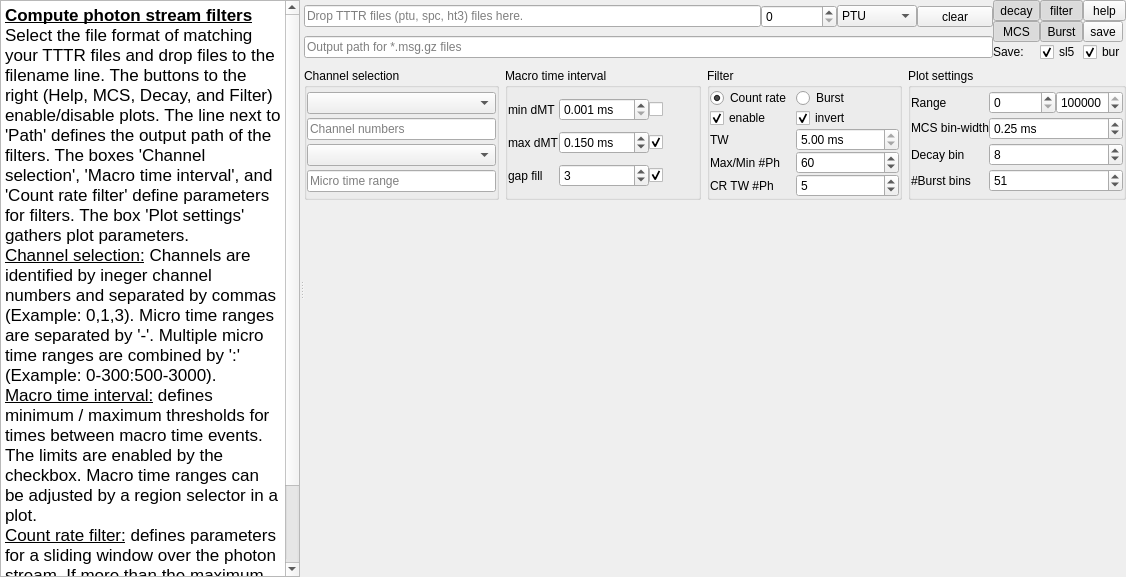
 <widget class="QWidget" name="Form">
  <property name="geometry">
   <rect>
    <x>0</x>
    <y>0</y>
    <width>1126</width>
    <height>577</height>
   </rect>
  </property>
  <property name="windowTitle">
   <string>Form</string>
  </property>
  <property name="toolTip">
   <string>Comma separated integers, e.g., &quot;0,8&quot;</string>
  </property>
  <layout class="QVBoxLayout" name="verticalLayout_2">
   <property name="spacing">
    <number>0</number>
   </property>
   <property name="leftMargin">
    <number>0</number>
   </property>
   <property name="topMargin">
    <number>0</number>
   </property>
   <property name="rightMargin">
    <number>0</number>
   </property>
   <property name="bottomMargin">
    <number>0</number>
   </property>
   <item>
    <widget class="QSplitter" name="splitter">
     <property name="orientation">
      <enum>Qt::Horizontal</enum>
     </property>
     <widget class="QTextEdit" name="textEdit">
      <property name="minimumSize">
       <size>
        <width>300</width>
        <height>0</height>
       </size>
      </property>
      <property name="readOnly">
       <bool>true</bool>
      </property>
      <property name="html">
       <string>&lt;!DOCTYPE HTML PUBLIC &quot;-//W3C//DTD HTML 4.0//EN&quot; &quot;http://www.w3.org/TR/REC-html40/strict.dtd&quot;&gt;
&lt;html&gt;&lt;head&gt;&lt;meta name=&quot;qrichtext&quot; content=&quot;1&quot; /&gt;&lt;style type=&quot;text/css&quot;&gt;
p, li { white-space: pre-wrap; }
&lt;/style&gt;&lt;/head&gt;&lt;body style=&quot; font-family:'MS Shell Dlg 2'; font-size:8.25pt; font-weight:400; font-style:normal;&quot;&gt;
&lt;p style=&quot; margin-top:0px; margin-bottom:0px; margin-left:0px; margin-right:0px; -qt-block-indent:0; text-indent:0px;&quot;&gt;&lt;span style=&quot; font-family:'.AppleSystemUIFont'; font-size:13pt; font-weight:600; text-decoration: underline;&quot;&gt;Compute photon stream filters&lt;/span&gt;&lt;/p&gt;
&lt;p style=&quot; margin-top:0px; margin-bottom:0px; margin-left:0px; margin-right:0px; -qt-block-indent:0; text-indent:0px;&quot;&gt;&lt;span style=&quot; font-family:'.AppleSystemUIFont'; font-size:13pt;&quot;&gt;Select the file format of matching your TTTR files and drop files to the filename line. The buttons to the right (Help, MCS, Decay, and Filter) enable/disable plots. The line next to 'Path' defines the output path of the filters. The boxes 'Channel selection', 'Macro time interval', and 'Count rate filter' define parameters for filters. The box 'Plot settings' gathers plot parameters.&lt;/span&gt;&lt;/p&gt;
&lt;p style=&quot; margin-top:0px; margin-bottom:0px; margin-left:0px; margin-right:0px; -qt-block-indent:0; text-indent:0px;&quot;&gt;&lt;span style=&quot; font-family:'.AppleSystemUIFont'; font-size:13pt; text-decoration: underline;&quot;&gt;Channel selection:&lt;/span&gt;&lt;span style=&quot; font-family:'.AppleSystemUIFont'; font-size:13pt;&quot;&gt; Channels are identified by ineger channel numbers and separated by commas (Example: 0,1,3). Micro time ranges are separated by '-'. Multiple micro time ranges are combined by ':' (Example: 0-300:500-3000).&lt;/span&gt;&lt;/p&gt;
&lt;p style=&quot; margin-top:0px; margin-bottom:0px; margin-left:0px; margin-right:0px; -qt-block-indent:0; text-indent:0px;&quot;&gt;&lt;span style=&quot; font-family:'.AppleSystemUIFont'; font-size:13pt; text-decoration: underline;&quot;&gt;Macro time interval:&lt;/span&gt;&lt;span style=&quot; font-family:'.AppleSystemUIFont'; font-size:13pt;&quot;&gt; defines minimum / maximum thresholds for times between macro time events. The limits are enabled by the checkbox. Macro time ranges can be adjusted by a region selector in a plot.&lt;/span&gt;&lt;/p&gt;
&lt;p style=&quot; margin-top:0px; margin-bottom:0px; margin-left:0px; margin-right:0px; -qt-block-indent:0; text-indent:0px;&quot;&gt;&lt;span style=&quot; font-family:'.AppleSystemUIFont'; font-size:13pt; text-decoration: underline;&quot;&gt;Count rate filter:&lt;/span&gt;&lt;span style=&quot; font-family:'.AppleSystemUIFont'; font-size:13pt;&quot;&gt; defines parameters for a sliding window over the photon stream. If more than the maximum defined number of photons are found in a time windows the photon is filtered. Invert inverts the filter.&lt;/span&gt;&lt;/p&gt;
&lt;p style=&quot;-qt-paragraph-type:empty; margin-top:0px; margin-bottom:0px; margin-left:0px; margin-right:0px; -qt-block-indent:0; text-indent:0px; font-family:'.AppleSystemUIFont'; font-size:13pt;&quot;&gt;&lt;br /&gt;&lt;/p&gt;&lt;/body&gt;&lt;/html&gt;</string>
      </property>
     </widget>
     <widget class="QWidget" name="widget" native="true">
      <layout class="QGridLayout" name="gridLayout_4">
       <property name="leftMargin">
        <number>0</number>
       </property>
       <property name="topMargin">
        <number>0</number>
       </property>
       <property name="rightMargin">
        <number>0</number>
       </property>
       <property name="bottomMargin">
        <number>0</number>
       </property>
       <property name="spacing">
        <number>6</number>
       </property>
       <item row="1" column="1">
        <widget class="QGroupBox" name="groupBox_2">
         <property name="sizePolicy">
          <sizepolicy hsizetype="Expanding" vsizetype="Preferred">
           <horstretch>0</horstretch>
           <verstretch>0</verstretch>
          </sizepolicy>
         </property>
         <property name="title">
          <string>Macro time interval</string>
         </property>
         <layout class="QGridLayout" name="gridLayout_3">
          <property name="leftMargin">
           <number>0</number>
          </property>
          <property name="topMargin">
           <number>0</number>
          </property>
          <property name="rightMargin">
           <number>0</number>
          </property>
          <property name="bottomMargin">
           <number>0</number>
          </property>
          <property name="spacing">
           <number>0</number>
          </property>
          <item row="0" column="0">
           <widget class="QLabel" name="label_3">
            <property name="text">
             <string>min dMT</string>
            </property>
           </widget>
          </item>
          <item row="1" column="0">
           <widget class="QLabel" name="label_7">
            <property name="text">
             <string>max dMT</string>
            </property>
           </widget>
          </item>
          <item row="1" column="1">
           <widget class="QDoubleSpinBox" name="doubleSpinBox_3">
            <property name="toolTip">
             <string>Maximum inter photon time</string>
            </property>
            <property name="suffix">
             <string> ms</string>
            </property>
            <property name="decimals">
             <number>3</number>
            </property>
            <property name="minimum">
             <double>0.001000000000000</double>
            </property>
            <property name="maximum">
             <double>999.990000000000009</double>
            </property>
            <property name="value">
             <double>0.150000000000000</double>
            </property>
           </widget>
          </item>
          <item row="0" column="2">
           <widget class="QCheckBox" name="checkBox_2">
            <property name="text">
             <string/>
            </property>
           </widget>
          </item>
          <item row="1" column="2">
           <widget class="QCheckBox" name="checkBox_3">
            <property name="text">
             <string/>
            </property>
            <property name="checked">
             <bool>true</bool>
            </property>
           </widget>
          </item>
          <item row="0" column="1">
           <widget class="QDoubleSpinBox" name="doubleSpinBox_2">
            <property name="sizePolicy">
             <sizepolicy hsizetype="Minimum" vsizetype="Fixed">
              <horstretch>0</horstretch>
              <verstretch>0</verstretch>
             </sizepolicy>
            </property>
            <property name="toolTip">
             <string>Minimum interphoton time</string>
            </property>
            <property name="suffix">
             <string> ms</string>
            </property>
            <property name="decimals">
             <number>3</number>
            </property>
            <property name="minimum">
             <double>0.001000000000000</double>
            </property>
            <property name="maximum">
             <double>999.990000000000009</double>
            </property>
            <property name="singleStep">
             <double>0.001000000000000</double>
            </property>
            <property name="value">
             <double>0.001000000000000</double>
            </property>
           </widget>
          </item>
          <item row="2" column="1">
           <widget class="QSpinBox" name="spinBox_7">
            <property name="toolTip">
             <string>If two events are separated by less than specified number, events inbetween are selected. Used to fill gaps in photon trace.</string>
            </property>
            <property name="maximum">
             <number>999</number>
            </property>
            <property name="value">
             <number>3</number>
            </property>
           </widget>
          </item>
          <item row="2" column="0">
           <widget class="QLabel" name="label_8">
            <property name="text">
             <string>gap fill</string>
            </property>
           </widget>
          </item>
          <item row="2" column="2">
           <widget class="QCheckBox" name="checkBox_5">
            <property name="text">
             <string/>
            </property>
            <property name="checked">
             <bool>true</bool>
            </property>
           </widget>
          </item>
         </layout>
        </widget>
       </item>
       <item row="1" column="3">
        <widget class="QGroupBox" name="groupBox_4">
         <property name="title">
          <string>Plot settings</string>
         </property>
         <layout class="QGridLayout" name="gridLayout_5">
          <property name="leftMargin">
           <number>0</number>
          </property>
          <property name="topMargin">
           <number>0</number>
          </property>
          <property name="rightMargin">
           <number>0</number>
          </property>
          <property name="bottomMargin">
           <number>0</number>
          </property>
          <property name="spacing">
           <number>0</number>
          </property>
          <item row="1" column="2">
           <widget class="QSpinBox" name="spinBox_2">
            <property name="maximum">
             <number>99999999</number>
            </property>
           </widget>
          </item>
          <item row="1" column="3">
           <widget class="QSpinBox" name="spinBox_3">
            <property name="maximum">
             <number>9999999</number>
            </property>
            <property name="value">
             <number>100000</number>
            </property>
           </widget>
          </item>
          <item row="1" column="1">
           <widget class="QLabel" name="label_5">
            <property name="sizePolicy">
             <sizepolicy hsizetype="Fixed" vsizetype="Preferred">
              <horstretch>0</horstretch>
              <verstretch>0</verstretch>
             </sizepolicy>
            </property>
            <property name="text">
             <string>Range</string>
            </property>
           </widget>
          </item>
          <item row="2" column="1">
           <widget class="QLabel" name="label_4">
            <property name="sizePolicy">
             <sizepolicy hsizetype="Minimum" vsizetype="Fixed">
              <horstretch>0</horstretch>
              <verstretch>0</verstretch>
             </sizepolicy>
            </property>
            <property name="text">
             <string>MCS bin-width</string>
            </property>
           </widget>
          </item>
          <item row="3" column="2" colspan="2">
           <widget class="QSpinBox" name="spinBox_5">
            <property name="minimum">
             <number>1</number>
            </property>
            <property name="value">
             <number>8</number>
            </property>
           </widget>
          </item>
          <item row="3" column="1">
           <widget class="QLabel" name="label_9">
            <property name="text">
             <string>Decay bin</string>
            </property>
           </widget>
          </item>
          <item row="2" column="2" colspan="2">
           <widget class="QDoubleSpinBox" name="doubleSpinBox_4">
            <property name="sizePolicy">
             <sizepolicy hsizetype="MinimumExpanding" vsizetype="Fixed">
              <horstretch>0</horstretch>
              <verstretch>0</verstretch>
             </sizepolicy>
            </property>
            <property name="suffix">
             <string> ms</string>
            </property>
            <property name="minimum">
             <double>0.050000000000000</double>
            </property>
            <property name="singleStep">
             <double>0.100000000000000</double>
            </property>
            <property name="value">
             <double>0.250000000000000</double>
            </property>
           </widget>
          </item>
          <item row="4" column="1">
           <widget class="QLabel" name="label_6">
            <property name="text">
             <string>#Burst bins</string>
            </property>
           </widget>
          </item>
          <item row="4" column="2" colspan="2">
           <widget class="QSpinBox" name="spinBox_6">
            <property name="minimum">
             <number>3</number>
            </property>
            <property name="maximum">
             <number>999</number>
            </property>
            <property name="value">
             <number>51</number>
            </property>
           </widget>
          </item>
         </layout>
        </widget>
       </item>
       <item row="0" column="0" colspan="4">
        <layout class="QGridLayout" name="gridLayout_8">
         <property name="spacing">
          <number>0</number>
         </property>
         <item row="1" column="0" colspan="9">
          <layout class="QHBoxLayout" name="horizontalLayout">
           <property name="spacing">
            <number>0</number>
           </property>
           <item>
            <widget class="QLineEdit" name="lineEdit_2">
             <property name="readOnly">
              <bool>false</bool>
             </property>
             <property name="placeholderText">
              <string>Output path for *.msg.gz files</string>
             </property>
            </widget>
           </item>
          </layout>
         </item>
         <item row="0" column="10" rowspan="2">
          <layout class="QGridLayout" name="gridLayout_7">
           <property name="spacing">
            <number>0</number>
           </property>
           <item row="0" column="2">
            <widget class="QToolButton" name="toolButton">
             <property name="sizePolicy">
              <sizepolicy hsizetype="Minimum" vsizetype="Fixed">
               <horstretch>0</horstretch>
               <verstretch>0</verstretch>
              </sizepolicy>
             </property>
             <property name="text">
              <string>help</string>
             </property>
             <property name="checkable">
              <bool>true</bool>
             </property>
             <property name="checked">
              <bool>false</bool>
             </property>
            </widget>
           </item>
           <item row="1" column="1">
            <widget class="QToolButton" name="toolButton_7">
             <property name="sizePolicy">
              <sizepolicy hsizetype="Minimum" vsizetype="Minimum">
               <horstretch>0</horstretch>
               <verstretch>0</verstretch>
              </sizepolicy>
             </property>
             <property name="text">
              <string>Burst</string>
             </property>
             <property name="checkable">
              <bool>true</bool>
             </property>
             <property name="checked">
              <bool>true</bool>
             </property>
            </widget>
           </item>
           <item row="1" column="0">
            <widget class="QToolButton" name="toolButton_2">
             <property name="sizePolicy">
              <sizepolicy hsizetype="Minimum" vsizetype="Fixed">
               <horstretch>0</horstretch>
               <verstretch>0</verstretch>
              </sizepolicy>
             </property>
             <property name="text">
              <string>MCS</string>
             </property>
             <property name="checkable">
              <bool>true</bool>
             </property>
             <property name="checked">
              <bool>true</bool>
             </property>
            </widget>
           </item>
           <item row="1" column="2">
            <widget class="QToolButton" name="toolButton_5">
             <property name="text">
              <string>save</string>
             </property>
            </widget>
           </item>
           <item row="0" column="1">
            <widget class="QToolButton" name="toolButton_4">
             <property name="sizePolicy">
              <sizepolicy hsizetype="Minimum" vsizetype="Fixed">
               <horstretch>0</horstretch>
               <verstretch>0</verstretch>
              </sizepolicy>
             </property>
             <property name="text">
              <string>filter</string>
             </property>
             <property name="checkable">
              <bool>true</bool>
             </property>
             <property name="checked">
              <bool>true</bool>
             </property>
            </widget>
           </item>
           <item row="0" column="0">
            <widget class="QToolButton" name="toolButton_3">
             <property name="sizePolicy">
              <sizepolicy hsizetype="Minimum" vsizetype="Fixed">
               <horstretch>0</horstretch>
               <verstretch>0</verstretch>
              </sizepolicy>
             </property>
             <property name="text">
              <string>decay</string>
             </property>
             <property name="checkable">
              <bool>true</bool>
             </property>
             <property name="checked">
              <bool>true</bool>
             </property>
            </widget>
           </item>
           <item row="2" column="2">
            <widget class="QCheckBox" name="checkBox_7">
             <property name="text">
              <string>bur</string>
             </property>
             <property name="checked">
              <bool>true</bool>
             </property>
            </widget>
           </item>
           <item row="2" column="1">
            <widget class="QCheckBox" name="checkBox_6">
             <property name="text">
              <string>sl5</string>
             </property>
             <property name="checked">
              <bool>true</bool>
             </property>
            </widget>
           </item>
           <item row="2" column="0">
            <widget class="QLabel" name="label_10">
             <property name="text">
              <string>Save:</string>
             </property>
            </widget>
           </item>
          </layout>
         </item>
         <item row="0" column="8">
          <widget class="QToolButton" name="toolButton_6">
           <property name="sizePolicy">
            <sizepolicy hsizetype="Minimum" vsizetype="Fixed">
             <horstretch>0</horstretch>
             <verstretch>0</verstretch>
            </sizepolicy>
           </property>
           <property name="text">
            <string>clear</string>
           </property>
          </widget>
         </item>
         <item row="0" column="7">
          <widget class="QComboBox" name="comboBox">
           <property name="sizePolicy">
            <sizepolicy hsizetype="Minimum" vsizetype="Fixed">
             <horstretch>0</horstretch>
             <verstretch>0</verstretch>
            </sizepolicy>
           </property>
           <item>
            <property name="text">
             <string>PTU</string>
            </property>
           </item>
           <item>
            <property name="text">
             <string>SPC-130</string>
            </property>
           </item>
           <item>
            <property name="text">
             <string>HT3</string>
            </property>
           </item>
           <item>
            <property name="text">
             <string>SPC-630</string>
            </property>
           </item>
          </widget>
         </item>
         <item row="0" column="6">
          <widget class="QSpinBox" name="spinBox_4"/>
         </item>
         <item row="0" column="0" colspan="6">
          <widget class="QLineEdit" name="lineEdit">
           <property name="sizePolicy">
            <sizepolicy hsizetype="Minimum" vsizetype="Fixed">
             <horstretch>0</horstretch>
             <verstretch>0</verstretch>
            </sizepolicy>
           </property>
           <property name="placeholderText">
            <string>Drop TTTR files (ptu, spc, ht3) files here.</string>
           </property>
          </widget>
         </item>
        </layout>
       </item>
       <item row="1" column="0">
        <widget class="QGroupBox" name="groupBox_3">
         <property name="sizePolicy">
          <sizepolicy hsizetype="Expanding" vsizetype="Preferred">
           <horstretch>0</horstretch>
           <verstretch>0</verstretch>
          </sizepolicy>
         </property>
         <property name="title">
          <string>Channel selection</string>
         </property>
         <layout class="QGridLayout" name="gridLayout_2">
          <property name="leftMargin">
           <number>0</number>
          </property>
          <property name="topMargin">
           <number>0</number>
          </property>
          <property name="rightMargin">
           <number>0</number>
          </property>
          <property name="bottomMargin">
           <number>0</number>
          </property>
          <property name="spacing">
           <number>0</number>
          </property>
          <item row="4" column="1">
           <widget class="QLineEdit" name="lineEdit_5">
            <property name="sizePolicy">
             <sizepolicy hsizetype="Minimum" vsizetype="Fixed">
              <horstretch>0</horstretch>
              <verstretch>0</verstretch>
             </sizepolicy>
            </property>
            <property name="toolTip">
             <string>Define tuple of micro time ranges separted by '-' and ';' (Example: 0-100;600-900)</string>
            </property>
            <property name="placeholderText">
             <string>Micro time range</string>
            </property>
           </widget>
          </item>
          <item row="2" column="1">
           <widget class="QLineEdit" name="lineEdit_4">
            <property name="sizePolicy">
             <sizepolicy hsizetype="Minimum" vsizetype="Fixed">
              <horstretch>0</horstretch>
              <verstretch>0</verstretch>
             </sizepolicy>
            </property>
            <property name="toolTip">
             <string>Comma separated integers, e.g., &quot;0,8&quot;</string>
            </property>
            <property name="placeholderText">
             <string>Channel numbers</string>
            </property>
           </widget>
          </item>
          <item row="1" column="1">
           <widget class="QComboBox" name="comboBox_2"/>
          </item>
          <item row="3" column="1">
           <widget class="QComboBox" name="comboBox_3"/>
          </item>
         </layout>
        </widget>
       </item>
       <item row="1" column="2">
        <widget class="QGroupBox" name="groupBox">
         <property name="sizePolicy">
          <sizepolicy hsizetype="Expanding" vsizetype="Preferred">
           <horstretch>0</horstretch>
           <verstretch>0</verstretch>
          </sizepolicy>
         </property>
         <property name="title">
          <string>Filter</string>
         </property>
         <property name="checkable">
          <bool>false</bool>
         </property>
         <property name="checked">
          <bool>false</bool>
         </property>
         <layout class="QGridLayout" name="gridLayout">
          <property name="leftMargin">
           <number>0</number>
          </property>
          <property name="topMargin">
           <number>0</number>
          </property>
          <property name="rightMargin">
           <number>0</number>
          </property>
          <property name="bottomMargin">
           <number>0</number>
          </property>
          <property name="spacing">
           <number>0</number>
          </property>
          <item row="1" column="1">
           <widget class="QCheckBox" name="checkBox">
            <property name="text">
             <string>invert</string>
            </property>
            <property name="checked">
             <bool>true</bool>
            </property>
           </widget>
          </item>
          <item row="3" column="0">
           <widget class="QLabel" name="label">
            <property name="text">
             <string>Max/Min #Ph</string>
            </property>
           </widget>
          </item>
          <item row="2" column="0">
           <widget class="QLabel" name="label_2">
            <property name="text">
             <string>TW</string>
            </property>
           </widget>
          </item>
          <item row="3" column="1">
           <widget class="QSpinBox" name="spinBox">
            <property name="toolTip">
             <string>Maximum number of photon in time window</string>
            </property>
            <property name="minimum">
             <number>2</number>
            </property>
            <property name="maximum">
             <number>1000000</number>
            </property>
            <property name="value">
             <number>60</number>
            </property>
           </widget>
          </item>
          <item row="1" column="0">
           <widget class="QCheckBox" name="checkBox_4">
            <property name="text">
             <string>enable</string>
            </property>
            <property name="checked">
             <bool>true</bool>
            </property>
           </widget>
          </item>
          <item row="2" column="1">
           <widget class="QDoubleSpinBox" name="doubleSpinBox">
            <property name="toolTip">
             <string>Time window size (either for count rate computation, coun rate option) or burst seach (Burst option). In the burst option photons that are separated by TW are not within a burst.</string>
            </property>
            <property name="readOnly">
             <bool>true</bool>
            </property>
            <property name="suffix">
             <string> ms</string>
            </property>
            <property name="minimum">
             <double>0.050000000000000</double>
            </property>
            <property name="maximum">
             <double>500000.000000000000000</double>
            </property>
            <property name="value">
             <double>5.000000000000000</double>
            </property>
           </widget>
          </item>
          <item row="0" column="0">
           <widget class="QRadioButton" name="radioButton">
            <property name="text">
             <string>Count rate</string>
            </property>
            <property name="checked">
             <bool>true</bool>
            </property>
           </widget>
          </item>
          <item row="0" column="1">
           <widget class="QRadioButton" name="radioButton_2">
            <property name="text">
             <string>Burst</string>
            </property>
           </widget>
          </item>
          <item row="4" column="1">
           <widget class="QSpinBox" name="spinBox_8">
            <property name="toolTip">
             <string>Number of photons to compute a count rate</string>
            </property>
            <property name="minimum">
             <number>2</number>
            </property>
            <property name="maximum">
             <number>999</number>
            </property>
            <property name="value">
             <number>5</number>
            </property>
           </widget>
          </item>
          <item row="4" column="0">
           <widget class="QLabel" name="label_11">
            <property name="text">
             <string>CR TW #Ph</string>
            </property>
           </widget>
          </item>
         </layout>
        </widget>
       </item>
       <item row="2" column="0" colspan="4">
        <widget class="QWidget" name="widget_2" native="true">
         <property name="sizePolicy">
          <sizepolicy hsizetype="Preferred" vsizetype="Expanding">
           <horstretch>0</horstretch>
           <verstretch>0</verstretch>
          </sizepolicy>
         </property>
         <layout class="QVBoxLayout" name="verticalLayout">
          <property name="spacing">
           <number>0</number>
          </property>
          <property name="leftMargin">
           <number>0</number>
          </property>
          <property name="topMargin">
           <number>0</number>
          </property>
          <property name="rightMargin">
           <number>0</number>
          </property>
          <property name="bottomMargin">
           <number>0</number>
          </property>
          <item>
           <layout class="QGridLayout" name="gridLayout_6">
            <property name="spacing">
             <number>0</number>
            </property>
           </layout>
          </item>
         </layout>
        </widget>
       </item>
      </layout>
     </widget>
    </widget>
   </item>
  </layout>
  <action name="actionUpdate_Values">
   <property name="text">
    <string>Update values</string>
   </property>
  </action>
  <action name="actionUpdateUI">
   <property name="text">
    <string>Update UI</string>
   </property>
  </action>
  <action name="actionFile_changed">
   <property name="text">
    <string>File changed</string>
   </property>
  </action>
  <action name="actionRegionUpdate">
   <property name="text">
    <string>RegionUpdate</string>
   </property>
  </action>
 </widget>
